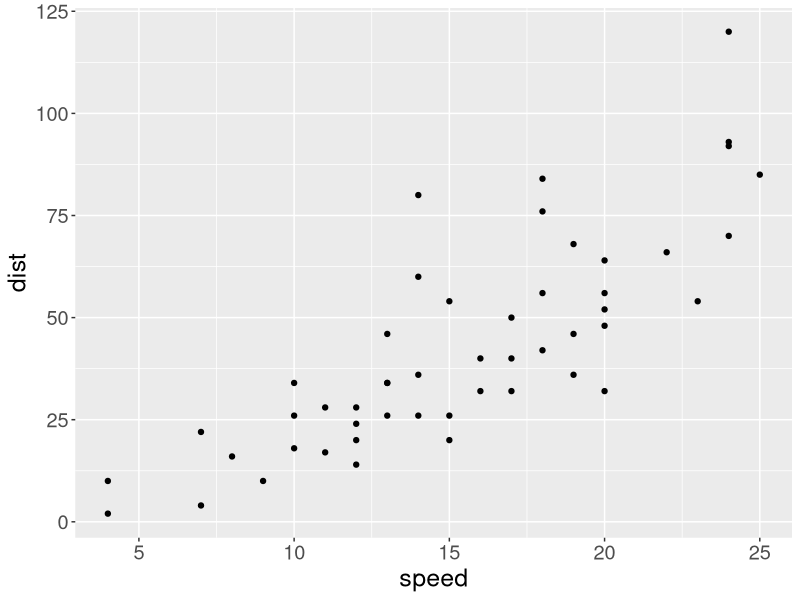

The R source for this figure: (Note: this script raises an error after producing the figure.)
## ---- chunk 1
current_file <- knitr::current_input()
figpath <- paste0("images/", gsub("[.]Rmd", "", current_file), "/")
knitr::opts_chunk$set(fig.align = "center",
                      fig.path = figpath,
                      fig.retina = 2,
                      cache = FALSE,
                      cache.path = "cache/day1-session3/")
library(ggplot2)
theme_set(theme(text = element_text(size = 18)))
## ---- chunk 2

## ---- chunk 3
library(ggplot2)
g <- ggplot(cars, aes(speed, dist)) +
  geom_point()  
## ---- chunk 4
g
## ---- chunk 5

## ---- chunk 6
OzCovidTracker <- ggproto("OzCovidTracker", NULL, 
                cases = 0,
                location = "Australia",
                last_update = NA,
                add = function(self, cases = 0) {
                  self$cases <- self$cases + cases
                  self$last_update <- Sys.Date()
                },
                reset = function(self) {
                  self$cases <- 0
                })
## ---- chunk 7
OzCovidTracker
## ---- chunk 8
OzCovidTracker$add(cases = 219120)
## ---- chunk 9
OzCovidTracker$cases
## ---- chunk 10
OzCovidTracker$add(cases = 80)
## ---- chunk 11
OzCovidTracker$cases
## ---- chunk 12
VicCovidTracker <- ggproto("VicCovidTracker", OzCovidTracker, location = "Victoria")
## ---- chunk 13
VicCovidTracker$reset()
VicCovidTracker
## ---- chunk 14
VicCovidTracker$add(128849)
## ---- chunk 15
VicCovidTracker$cases
## ---- chunk 16

## ---- chunk 17
Stat
## ---- chunk 18
StatDistNormal <- ggproto("StatDistNormal", Stat,
                          compute_group = function(data, scales) {
                            x <- seq(min(data$x), max(data$x), length.out = 1000)
                            y <- dnorm(x, mean(data$x), sd(data$x))
                            data.frame(x = x, y = y)
                          },
                          required_aes = "x")

stat_dist_normal <- function(mapping = NULL, data = NULL, geom = "line",
                    position = "identity", na.rm = FALSE, show.legend = NA, 
                    inherit.aes = TRUE, ...) {
  layer(
    stat = StatDistNormal, data = data, geom = "line", position = "identity", 
    show.legend = show.legend, inherit.aes = inherit.aes,
    params = list(na.rm = na.rm, ...)
    )
}
## ---- chunk 19
ggplot(df, aes(x)) + 
  geom_histogram(aes(y = stat(density)), bins = 30) + 
  stat_dist_normal(color = "red", size = 2) 
## ---- chunk 20
# make some artificial group
df$group <- sample(c(0, 1), replace = TRUE, size = nrow(df))
ggplot(df, aes(x)) + 
  geom_histogram(aes(y = stat(density)), bins = 30) + 
  stat_dist_normal(color = "red", size = 2) +
  facet_wrap(~group)
## ---- chunk 21
game <- expand.grid(col = 1:3, row = 1:3)
game$move <- sample(rep(c("Alice", "Bob"), c(4, 5)))
## ---- chunk 22
game
## ---- chunk 23
ggplot(game, aes(col, row)) + 
  geom_tile(fill = "white", color = "black") +
  geom_text(aes(label = ifelse(move=="Alice", "X", "O")), 
            size = 20) +
  theme_minimal()
## ---- chunk 24
Geom
## ---- chunk 25
GeomTile
## ---- chunk 26
GeomTicTacToe <- ggproto("GeomTicTacToe", GeomTile,
                         draw_panel = function(data, panel_params, coord) {
                           coords <- coord$transform(data, panel_params)
                           width <- coords$xmax - coords$xmin
                           height <- coords$ymax - coords$ymin
                           tiles <- grid::rectGrob(coords$xmin, coords$ymax, 
                                                   width = width, 
                                                   height = height, 
                                                   default.units = "native", 
                                                   just = c("left", "top"), 
                                                   gp = grid::gpar(col = coords$colour, 
                                                                   fill = alpha(coords$fill, coords$alpha), 
                                                                   lwd = coords$size * .pt, lty = coords$linetype, 
                                                                   linejoin = "mitre", lineend = "square"))
                           if(length(unique(coords$label)) != 2) {
                             stop("There should be only two players in tic-tac-toe")
                           }
                           fontsize <- min(c(height, width))
                           fontsize <- grid::convertUnit(grid::unit(fontsize, "snpc"), "pt")
                           moves <- grid::textGrob(label = factor(coords$label, labels = c("X", "O")),
                                                   x = coords$x, y = coords$y, 
                                                   gp = grid::gpar(fontsize = fontsize))
                           ggplot2:::ggname("geom_tictactoe", grid::gTree(children = grid::gList(tiles, moves)))
                         },
                         required_aes = c("x", "y", "label"))

## ---- chunk 27
geom_tictactoe <- function(mapping = NULL, data = NULL, stat = "identity", position = "identity", 
    ..., na.rm = FALSE, show.legend = NA, inherit.aes = TRUE, color = "black", fill = "white")  {
      list( #<<
        layer(data = data, mapping = mapping, stat = stat, geom = GeomTicTacToe, 
              position = position, show.legend = show.legend, inherit.aes = inherit.aes, 
              params = list(na.rm = na.rm, color = color, fill = fill, ...)),
        theme_minimal()) #<<
    }

## ---- chunk 28

## ---- chunk 29
checklist <- expand.grid(person = c("Alex", "Sandy"), 
                         task = c("Shop", "Work", "Exercise", "Cook"))
checklist$done <- c(TRUE, FALSE, TRUE, FALSE, TRUE, TRUE, TRUE, FALSE)
## ---- chunk 30
checklist
## ---- chunk 31
ggplot(checklist, 
       aes(task, person, label = done)) +
  geom_tictactoe()
## ---- chunk 32

